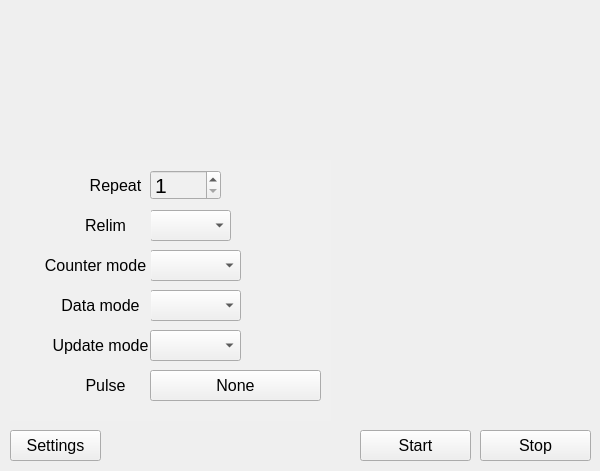
   <widget class="QWidget" name="widget_figure_Live_outer" native="true">
    <property name="geometry">
     <rect>
      <x>640</x>
      <y>50</y>
      <width>600</width>
      <height>471</height>
     </rect>
    </property>
    <property name="styleSheet">
     <string notr="true">#widget_figure_Live_outer {
    background-color: #FFFFFF;
}
</string>
    </property>
    <widget class="QWidget" name="widget_figure_Live" native="true">
     <property name="geometry">
      <rect>
       <x>0</x>
       <y>0</y>
       <width>601</width>
       <height>421</height>
      </rect>
     </property>
    </widget>
    <widget class="QPushButton" name="pushButton_stop_Live">
     <property name="geometry">
      <rect>
       <x>480</x>
       <y>430</y>
       <width>111</width>
       <height>31</height>
      </rect>
     </property>
     <property name="font">
      <font>
       <family>Arial</family>
       <pointsize>12</pointsize>
      </font>
     </property>
     <property name="text">
      <string>Stop</string>
     </property>
    </widget>
    <widget class="QPushButton" name="collapseButton_Live">
     <property name="geometry">
      <rect>
       <x>10</x>
       <y>430</y>
       <width>91</width>
       <height>31</height>
      </rect>
     </property>
     <property name="font">
      <font>
       <family>Arial</family>
       <pointsize>12</pointsize>
       <weight>50</weight>
       <bold>false</bold>
      </font>
     </property>
     <property name="text">
      <string>Settings</string>
     </property>
    </widget>
    <widget class="QWidget" name="contentWidget_Live" native="true">
     <property name="geometry">
      <rect>
       <x>10</x>
       <y>160</y>
       <width>321</width>
       <height>261</height>
      </rect>
     </property>
     <property name="styleSheet">
      <string notr="true">background-color: #F0F0F0;

</string>
     </property>
     <widget class="QLabel" name="label_repeat_Live">
      <property name="geometry">
       <rect>
        <x>70</x>
        <y>10</y>
        <width>71</width>
        <height>31</height>
       </rect>
      </property>
      <property name="font">
       <font>
        <family>Arial</family>
        <pointsize>12</pointsize>
       </font>
      </property>
      <property name="text">
       <string>Repeat</string>
      </property>
      <property name="alignment">
       <set>Qt::AlignCenter</set>
      </property>
     </widget>
     <widget class="QDoubleSpinBox" name="doubleSpinBox_repeat_Live">
      <property name="geometry">
       <rect>
        <x>140</x>
        <y>10</y>
        <width>71</width>
        <height>30</height>
       </rect>
      </property>
      <property name="font">
       <font>
        <family>Arial</family>
        <pointsize>16</pointsize>
       </font>
      </property>
      <property name="decimals">
       <number>0</number>
      </property>
      <property name="minimum">
       <double>1.000000000000000</double>
      </property>
      <property name="maximum">
       <double>1000.000000000000000</double>
      </property>
      <property name="singleStep">
       <double>1.000000000000000</double>
      </property>
      <property name="value">
       <double>1.000000000000000</double>
      </property>
     </widget>
     <widget class="QComboBox" name="comboBox_relim_Live">
      <property name="enabled">
       <bool>true</bool>
      </property>
      <property name="geometry">
       <rect>
        <x>140</x>
        <y>50</y>
        <width>81</width>
        <height>31</height>
       </rect>
      </property>
      <property name="font">
       <font>
        <family>Arial</family>
        <pointsize>12</pointsize>
       </font>
      </property>
      <property name="editable">
       <bool>false</bool>
      </property>
      <property name="currentText">
       <string/>
      </property>
     </widget>
     <widget class="QLabel" name="label_relim_Live">
      <property name="geometry">
       <rect>
        <x>50</x>
        <y>50</y>
        <width>91</width>
        <height>31</height>
       </rect>
      </property>
      <property name="font">
       <font>
        <family>Arial</family>
        <pointsize>12</pointsize>
       </font>
      </property>
      <property name="text">
       <string>Relim</string>
      </property>
      <property name="alignment">
       <set>Qt::AlignCenter</set>
      </property>
     </widget>
     <widget class="QComboBox" name="comboBox_counter_mode_Live">
      <property name="enabled">
       <bool>true</bool>
      </property>
      <property name="geometry">
       <rect>
        <x>140</x>
        <y>90</y>
        <width>91</width>
        <height>31</height>
       </rect>
      </property>
      <property name="font">
       <font>
        <family>Arial</family>
        <pointsize>12</pointsize>
       </font>
      </property>
      <property name="editable">
       <bool>false</bool>
      </property>
      <property name="currentText">
       <string/>
      </property>
     </widget>
     <widget class="QLabel" name="label_25">
      <property name="geometry">
       <rect>
        <x>30</x>
        <y>90</y>
        <width>111</width>
        <height>31</height>
       </rect>
      </property>
      <property name="font">
       <font>
        <family>Arial</family>
        <pointsize>12</pointsize>
       </font>
      </property>
      <property name="text">
       <string>Counter mode</string>
      </property>
      <property name="alignment">
       <set>Qt::AlignCenter</set>
      </property>
     </widget>
     <widget class="QComboBox" name="comboBox_data_mode_Live">
      <property name="enabled">
       <bool>true</bool>
      </property>
      <property name="geometry">
       <rect>
        <x>140</x>
        <y>130</y>
        <width>91</width>
        <height>31</height>
       </rect>
      </property>
      <property name="font">
       <font>
        <family>Arial</family>
        <pointsize>12</pointsize>
       </font>
      </property>
      <property name="editable">
       <bool>false</bool>
      </property>
      <property name="currentText">
       <string/>
      </property>
     </widget>
     <widget class="QLabel" name="label_26">
      <property name="geometry">
       <rect>
        <x>40</x>
        <y>130</y>
        <width>101</width>
        <height>31</height>
       </rect>
      </property>
      <property name="font">
       <font>
        <family>Arial</family>
        <pointsize>12</pointsize>
       </font>
      </property>
      <property name="text">
       <string>Data mode</string>
      </property>
      <property name="alignment">
       <set>Qt::AlignCenter</set>
      </property>
     </widget>
     <widget class="QLabel" name="label_49">
      <property name="geometry">
       <rect>
        <x>50</x>
        <y>210</y>
        <width>91</width>
        <height>31</height>
       </rect>
      </property>
      <property name="font">
       <font>
        <family>Arial</family>
        <pointsize>12</pointsize>
       </font>
      </property>
      <property name="text">
       <string>Pulse</string>
      </property>
      <property name="alignment">
       <set>Qt::AlignCenter</set>
      </property>
     </widget>
     <widget class="QPushButton" name="pushButton_load_pulse_Live">
      <property name="geometry">
       <rect>
        <x>140</x>
        <y>210</y>
        <width>171</width>
        <height>31</height>
       </rect>
      </property>
      <property name="font">
       <font>
        <family>Arial</family>
        <pointsize>12</pointsize>
       </font>
      </property>
      <property name="text">
       <string>None</string>
      </property>
     </widget>
     <widget class="QLabel" name="label_50">
      <property name="geometry">
       <rect>
        <x>40</x>
        <y>170</y>
        <width>101</width>
        <height>31</height>
       </rect>
      </property>
      <property name="font">
       <font>
        <family>Arial</family>
        <pointsize>12</pointsize>
       </font>
      </property>
      <property name="text">
       <string>Update mode</string>
      </property>
      <property name="alignment">
       <set>Qt::AlignCenter</set>
      </property>
     </widget>
     <widget class="QComboBox" name="comboBox_update_mode_Live">
      <property name="enabled">
       <bool>true</bool>
      </property>
      <property name="geometry">
       <rect>
        <x>140</x>
        <y>170</y>
        <width>91</width>
        <height>31</height>
       </rect>
      </property>
      <property name="font">
       <font>
        <family>Arial</family>
        <pointsize>12</pointsize>
       </font>
      </property>
      <property name="editable">
       <bool>false</bool>
      </property>
      <property name="currentText">
       <string/>
      </property>
     </widget>
    </widget>
    <widget class="QPushButton" name="pushButton_start_Live">
     <property name="geometry">
      <rect>
       <x>360</x>
       <y>430</y>
       <width>111</width>
       <height>31</height>
      </rect>
     </property>
     <property name="font">
      <font>
       <family>Arial</family>
       <pointsize>12</pointsize>
      </font>
     </property>
     <property name="text">
      <string>Start</string>
     </property>
    </widget>
    <zorder>pushButton_stop_Live</zorder>
    <zorder>collapseButton_Live</zorder>
    <zorder>contentWidget_Live</zorder>
    <zorder>pushButton_start_Live</zorder>
    <zorder>widget_figure_Live</zorder>
   </widget>
